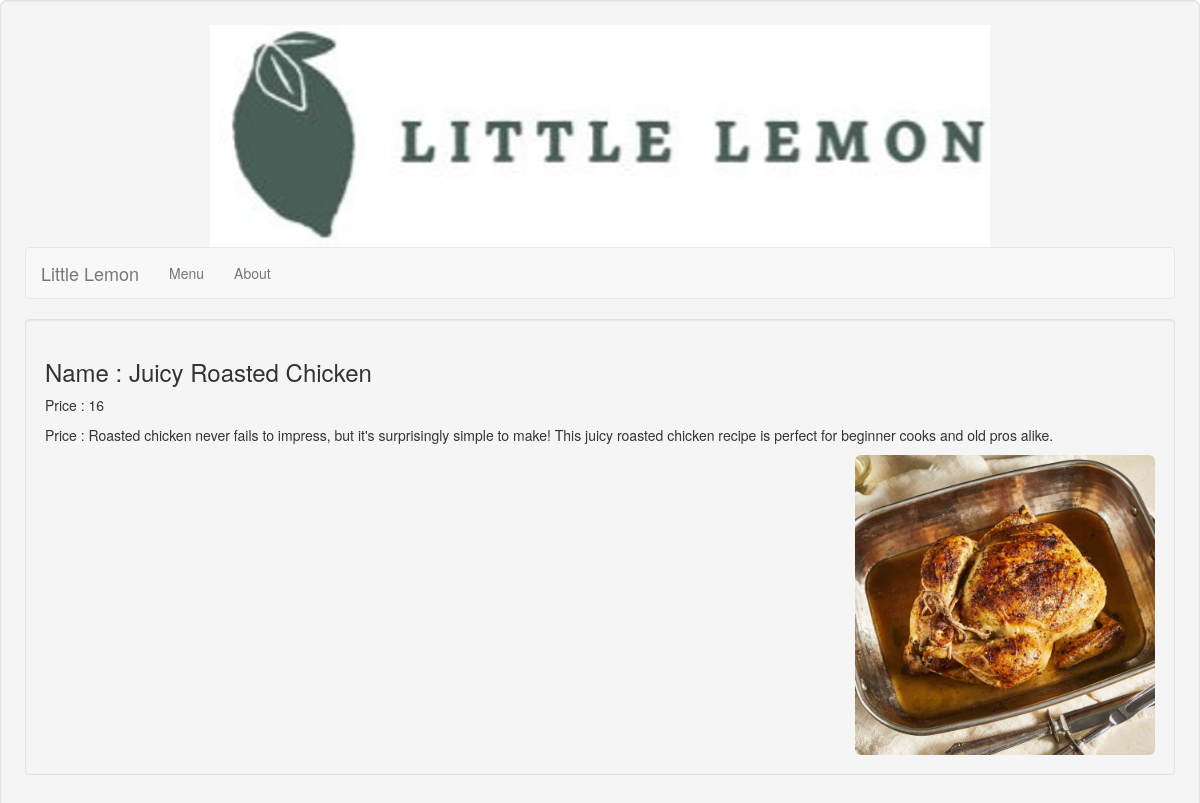
Page /menu/5/item/ on the committed database.
### menu/models.py (models this page shows, shortened)
class Menu_i(models.Model):
    Name = models.CharField(max_length=90)
    Price = models.IntegerField()
    Discription = models.TextField()
    Img = models.FileField( upload_to='uploads/')

### menu/views.py (the view)
# urls.py: path("<int:pk>/item/",views.SelectedItem.as_view(),name="selecteditem"),
class SelectedItem(DetailView):
    model = Menu_i
    template_name = "menu/menu_item.html"

### menu/templates/menu/menu_item.html (shortened to what this page needs)
{% extends "menu/base.html" %}
{% block content %}
<div class="well">
    <div class="d-flex bg-secondary" >
        <h3>Name : {{ object.Name }}</h3>
        <p>Price : {{ object.Price }}</p>
        <p>Price : {{ object.Discription }}</p>
        <img class="img-rounded" id="mm" style="{ float: right;  }" src="{{ object.Img.url }}">
        </div>
    </div>
{% endblock  %}

### menu/templates/menu/menu_item.html (style rules this page uses)
#mm { display: -webkit-box; width: auto; height:300px; margin-left: auto; }

### rows in the picture
Menu_i: Name "Juicy Roasted Chicken", Price "16", Discription "Roasted chicken never fails to impress, but it's surprisingly simple to make! This juicy roasted chicken recipe is perfect for beginner cooks and old pros alike.", Img (picture)
